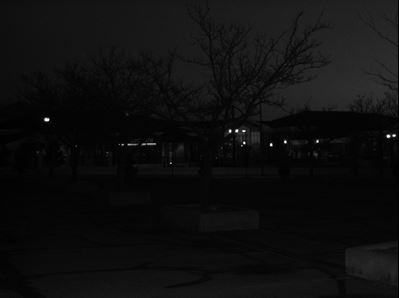
#> input picture Assignment 2/Images/cctv1.JPG, 399 x 298 px
$ python gutter.py Images/cctv1.JPG
#> lines starting #> are read from the running program, lines starting #| are printed output that depends on the picture
#Roll No- 200914
import numpy as np
import matplotlib.pyplot as plt
import cv2
import sys

#Read Image
path = sys.argv[1]
image = cv2.imread(path)
#> image is the input picture: shape (298, 399, 3); min 0, max 255, mean 14.8

#Shadow correction by removal of blurred image (Gaussian Blur)

kernelsize = 49
sigma = 8
height,width = image.shape[0:2]
#> height = 298; width = 399
channels=image.shape[2]
#> channels = 3
#Gaussian Blur
gaussian_blur=np.zeros((kernelsize,kernelsize))
half_size= int(kernelsize / 2)
for x in range(-half_size,half_size+1):
	for y in range(-half_size,half_size+1):
		gaussian_blur[x+half_size,y+half_size]=np.exp(-(x**2 + y**2)/(2* sigma**2))/(2*np.pi*(sigma**2))
blurredimg=np.zeros_like(image)
for c in range(channels):
	paddedimg=np.pad(image[:,:,c],pad_width=((half_size,half_size),(half_size,half_size)),constant_values=0)	#Padding Image for Gauss filter
	temp_image=np.zeros_like(paddedimg)
	for i in range(half_size, paddedimg.shape[0]-half_size):						#Convoluting Gauss Filter
		for j in range(half_size, paddedimg.shape[1]-half_size):
			x = paddedimg[i-half_size:i-half_size+kernelsize, j-half_size:j-half_size+kernelsize]
			x = x.flatten()*gaussian_blur.flatten()
			temp_image[i][j] = x.sum()
	blurredimg[:,:,c]=temp_image[half_size:-half_size, half_size:-half_size]
#> this loop made 3 passes
#> pass 1, `paddedimg=np.pad(image[:,:,c],pad_width=((half_size,half_size),(half_s..`:
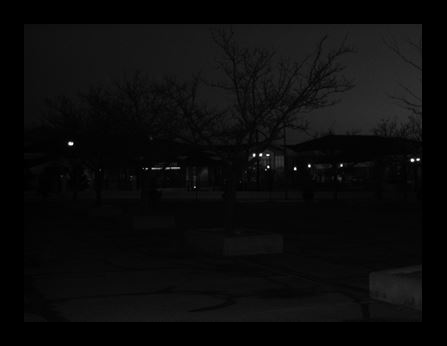
#> paddedimg: shape (346, 447); min 0, max 255, mean 11.4

cleanedimage = np.zeros_like(blurredimg.shape, dtype=np.uint8) #Removing Blurred Image to get Cleaned Image
#> cleanedimage = [0, 0, 0]
cleanedimage = image / blurredimg * 255
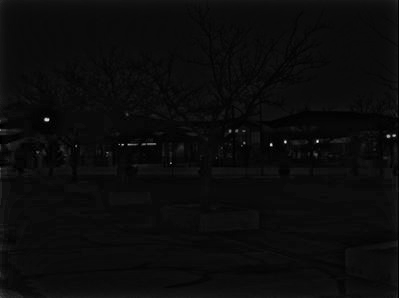
#> cleanedimage: shape (298, 399, 3) float64; min 0, max 5911.4, mean 278.8; drawn with min black and max white
#Write Image
cv2.imwrite("cleaned-gutter.jpg",cleanedimage)
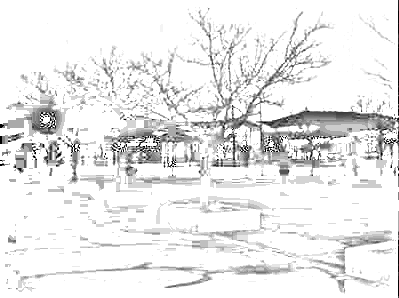
#> saved as cleaned-gutter.jpg: shape (298, 399, 3); min 0, max 255, mean 234.2
